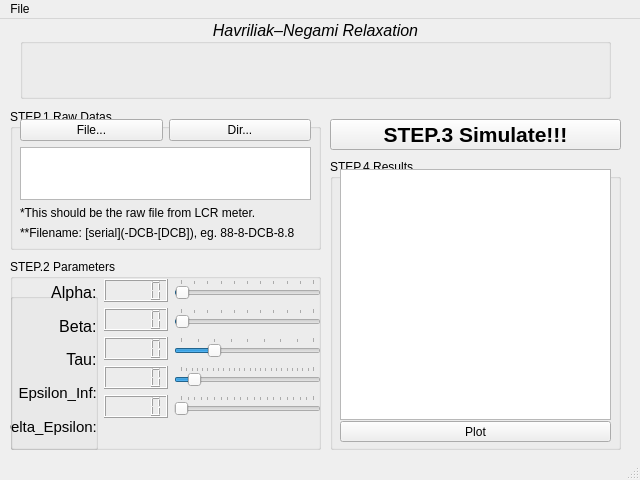
<?xml version="1.0" encoding="UTF-8"?>
<ui version="4.0">
 <class>MainWindow</class>
 <widget class="QMainWindow" name="MainWindow">
  <property name="geometry">
   <rect>
    <x>0</x>
    <y>0</y>
    <width>640</width>
    <height>480</height>
   </rect>
  </property>
  <property name="sizePolicy">
   <sizepolicy hsizetype="Fixed" vsizetype="Fixed">
    <horstretch>0</horstretch>
    <verstretch>0</verstretch>
   </sizepolicy>
  </property>
  <property name="font">
   <font>
    <weight>50</weight>
    <italic>false</italic>
    <bold>false</bold>
   </font>
  </property>
  <property name="windowTitle">
   <string>Simulator by Cheng WANG, Masumoto Lab.</string>
  </property>
  <property name="layoutDirection">
   <enum>Qt::LeftToRight</enum>
  </property>
  <property name="autoFillBackground">
   <bool>true</bool>
  </property>
  <widget class="QWidget" name="centralwidget">
   <widget class="QGroupBox" name="GroupBox_step1">
    <property name="geometry">
     <rect>
      <x>10</x>
      <y>90</y>
      <width>311</width>
      <height>141</height>
     </rect>
    </property>
    <property name="autoFillBackground">
     <bool>true</bool>
    </property>
    <property name="title">
     <string>STEP.1 Raw Datas</string>
    </property>
    <widget class="QWidget" name="verticalLayoutWidget">
     <property name="geometry">
      <rect>
       <x>10</x>
       <y>10</y>
       <width>291</width>
       <height>121</height>
      </rect>
     </property>
     <layout class="QVBoxLayout" name="Layout_step1">
      <item>
       <layout class="QHBoxLayout" name="Layout_step1_file">
        <item>
         <widget class="QPushButton" name="PushButton_file">
          <property name="cursor">
           <cursorShape>PointingHandCursor</cursorShape>
          </property>
          <property name="text">
           <string>File...</string>
          </property>
         </widget>
        </item>
        <item>
         <widget class="QPushButton" name="PushButton_dir">
          <property name="cursor">
           <cursorShape>PointingHandCursor</cursorShape>
          </property>
          <property name="text">
           <string>Dir...</string>
          </property>
         </widget>
        </item>
       </layout>
      </item>
      <item>
       <widget class="QListView" name="ListView_file"/>
      </item>
      <item>
       <widget class="QLabel" name="Label_step1_1">
        <property name="text">
         <string>*This should be the raw file from LCR meter.</string>
        </property>
       </widget>
      </item>
      <item>
       <widget class="QLabel" name="Label_step1_2">
        <property name="text">
         <string>**Filename: [serial](-DCB-[DCB]), eg. 88-8-DCB-8.8</string>
        </property>
       </widget>
      </item>
     </layout>
    </widget>
   </widget>
   <widget class="QGroupBox" name="GroupBox_step2">
    <property name="geometry">
     <rect>
      <x>10</x>
      <y>240</y>
      <width>311</width>
      <height>191</height>
     </rect>
    </property>
    <property name="autoFillBackground">
     <bool>true</bool>
    </property>
    <property name="title">
     <string>STEP.2 Parameters</string>
    </property>
    <widget class="QWidget" name="formLayoutWidget">
     <property name="geometry">
      <rect>
       <x>0</x>
       <y>20</y>
       <width>311</width>
       <height>171</height>
      </rect>
     </property>
     <layout class="QFormLayout" name="Layout_step2">
      <item row="0" column="0">
       <widget class="QGroupBox" name="groupBox_4">
        <property name="sizePolicy">
         <sizepolicy hsizetype="Expanding" vsizetype="Expanding">
          <horstretch>0</horstretch>
          <verstretch>0</verstretch>
         </sizepolicy>
        </property>
        <property name="minimumSize">
         <size>
          <width>88</width>
          <height>0</height>
         </size>
        </property>
        <property name="autoFillBackground">
         <bool>false</bool>
        </property>
        <property name="title">
         <string>                 </string>
        </property>
        <property name="flat">
         <bool>false</bool>
        </property>
        <property name="checkable">
         <bool>false</bool>
        </property>
        <widget class="QWidget" name="verticalLayoutWidget_2">
         <property name="geometry">
          <rect>
           <x>0</x>
           <y>0</y>
           <width>91</width>
           <height>161</height>
          </rect>
         </property>
         <layout class="QVBoxLayout" name="Layout_step2_left">
          <item>
           <widget class="QLabel" name="Label_alpha">
            <property name="font">
             <font>
              <pointsize>12</pointsize>
              <weight>50</weight>
              <italic>false</italic>
              <bold>false</bold>
             </font>
            </property>
            <property name="text">
             <string>Alpha: </string>
            </property>
            <property name="alignment">
             <set>Qt::AlignRight|Qt::AlignTrailing|Qt::AlignVCenter</set>
            </property>
           </widget>
          </item>
          <item>
           <widget class="QLabel" name="Label_beta">
            <property name="font">
             <font>
              <pointsize>12</pointsize>
              <weight>50</weight>
              <italic>false</italic>
              <bold>false</bold>
             </font>
            </property>
            <property name="text">
             <string>Beta: </string>
            </property>
            <property name="alignment">
             <set>Qt::AlignRight|Qt::AlignTrailing|Qt::AlignVCenter</set>
            </property>
           </widget>
          </item>
          <item>
           <widget class="QLabel" name="Label_tau">
            <property name="font">
             <font>
              <pointsize>12</pointsize>
              <weight>50</weight>
              <italic>false</italic>
              <bold>false</bold>
             </font>
            </property>
            <property name="text">
             <string>Tau: </string>
            </property>
            <property name="alignment">
             <set>Qt::AlignRight|Qt::AlignTrailing|Qt::AlignVCenter</set>
            </property>
           </widget>
          </item>
          <item>
           <widget class="QLabel" name="Label_epsiloninf">
            <property name="font">
             <font>
              <pointsize>11</pointsize>
              <weight>50</weight>
              <italic>false</italic>
              <bold>false</bold>
             </font>
            </property>
            <property name="text">
             <string>Epsilon_Inf: </string>
            </property>
            <property name="alignment">
             <set>Qt::AlignRight|Qt::AlignTrailing|Qt::AlignVCenter</set>
            </property>
           </widget>
          </item>
          <item>
           <widget class="QLabel" name="Label_deltaepsilon">
            <property name="font">
             <font>
              <pointsize>11</pointsize>
              <weight>50</weight>
              <italic>false</italic>
              <bold>false</bold>
             </font>
            </property>
            <property name="text">
             <string>Delta_Epsilon: </string>
            </property>
            <property name="alignment">
             <set>Qt::AlignRight|Qt::AlignTrailing|Qt::AlignVCenter</set>
            </property>
           </widget>
          </item>
         </layout>
        </widget>
       </widget>
      </item>
      <item row="0" column="1">
       <layout class="QFormLayout" name="Layout_step2_right">
        <property name="fieldGrowthPolicy">
         <enum>QFormLayout::AllNonFixedFieldsGrow</enum>
        </property>
        <property name="rowWrapPolicy">
         <enum>QFormLayout::DontWrapRows</enum>
        </property>
        <item row="0" column="0">
         <widget class="QLCDNumber" name="lcdNumber_alpha"/>
        </item>
        <item row="1" column="0">
         <widget class="QLCDNumber" name="lcdNumber_beta"/>
        </item>
        <item row="1" column="1">
         <widget class="QSlider" name="Slider_beta">
          <property name="cursor">
           <cursorShape>ArrowCursor</cursorShape>
          </property>
          <property name="maximum">
           <number>100</number>
          </property>
          <property name="singleStep">
           <number>1</number>
          </property>
          <property name="pageStep">
           <number>10</number>
          </property>
          <property name="value">
           <number>1</number>
          </property>
          <property name="orientation">
           <enum>Qt::Horizontal</enum>
          </property>
          <property name="invertedControls">
           <bool>false</bool>
          </property>
          <property name="tickPosition">
           <enum>QSlider::TicksAbove</enum>
          </property>
         </widget>
        </item>
        <item row="2" column="0">
         <widget class="QLCDNumber" name="lcdNumber_tau">
          <property name="smallDecimalPoint">
           <bool>false</bool>
          </property>
         </widget>
        </item>
        <item row="2" column="1">
         <widget class="QSlider" name="Slider_tau">
          <property name="cursor">
           <cursorShape>ArrowCursor</cursorShape>
          </property>
          <property name="minimum">
           <number>50</number>
          </property>
          <property name="maximum">
           <number>90</number>
          </property>
          <property name="singleStep">
           <number>1</number>
          </property>
          <property name="pageStep">
           <number>5</number>
          </property>
          <property name="value">
           <number>60</number>
          </property>
          <property name="orientation">
           <enum>Qt::Horizontal</enum>
          </property>
          <property name="tickPosition">
           <enum>QSlider::TicksAbove</enum>
          </property>
         </widget>
        </item>
        <item row="3" column="0">
         <widget class="QLCDNumber" name="lcdNumber_epsiloninf"/>
        </item>
        <item row="3" column="1">
         <widget class="QSlider" name="Slider_epsiloninf">
          <property name="cursor">
           <cursorShape>ArrowCursor</cursorShape>
          </property>
          <property name="maximum">
           <number>500</number>
          </property>
          <property name="pageStep">
           <number>20</number>
          </property>
          <property name="value">
           <number>50</number>
          </property>
          <property name="orientation">
           <enum>Qt::Horizontal</enum>
          </property>
          <property name="tickPosition">
           <enum>QSlider::TicksAbove</enum>
          </property>
         </widget>
        </item>
        <item row="4" column="0">
         <widget class="QLCDNumber" name="lcdNumber_deltaepsilon"/>
        </item>
        <item row="4" column="1">
         <widget class="QSlider" name="Slider_deltaepsilon">
          <property name="cursor">
           <cursorShape>ArrowCursor</cursorShape>
          </property>
          <property name="maximum">
           <number>2000</number>
          </property>
          <property name="singleStep">
           <number>5</number>
          </property>
          <property name="pageStep">
           <number>100</number>
          </property>
          <property name="orientation">
           <enum>Qt::Horizontal</enum>
          </property>
          <property name="tickPosition">
           <enum>QSlider::TicksAbove</enum>
          </property>
         </widget>
        </item>
        <item row="0" column="1">
         <widget class="QSlider" name="Slider_alpha">
          <property name="cursor">
           <cursorShape>ArrowCursor</cursorShape>
          </property>
          <property name="maximum">
           <number>100</number>
          </property>
          <property name="singleStep">
           <number>1</number>
          </property>
          <property name="pageStep">
           <number>10</number>
          </property>
          <property name="value">
           <number>1</number>
          </property>
          <property name="orientation">
           <enum>Qt::Horizontal</enum>
          </property>
          <property name="invertedControls">
           <bool>false</bool>
          </property>
          <property name="tickPosition">
           <enum>QSlider::TicksAbove</enum>
          </property>
         </widget>
        </item>
       </layout>
      </item>
     </layout>
    </widget>
   </widget>
   <widget class="QPushButton" name="PushButton_simulate">
    <property name="geometry">
     <rect>
      <x>330</x>
      <y>100</y>
      <width>291</width>
      <height>31</height>
     </rect>
    </property>
    <property name="font">
     <font>
      <pointsize>16</pointsize>
      <weight>75</weight>
      <italic>false</italic>
      <bold>true</bold>
     </font>
    </property>
    <property name="cursor">
     <cursorShape>PointingHandCursor</cursorShape>
    </property>
    <property name="text">
     <string>STEP.3 Simulate!!!</string>
    </property>
    <property name="autoDefault">
     <bool>false</bool>
    </property>
    <property name="default">
     <bool>false</bool>
    </property>
    <property name="flat">
     <bool>false</bool>
    </property>
   </widget>
   <widget class="QGroupBox" name="GroupBox_step4">
    <property name="geometry">
     <rect>
      <x>330</x>
      <y>140</y>
      <width>291</width>
      <height>291</height>
     </rect>
    </property>
    <property name="autoFillBackground">
     <bool>true</bool>
    </property>
    <property name="title">
     <string>STEP.4 Results</string>
    </property>
    <widget class="QPushButton" name="PushButton_plot">
     <property name="geometry">
      <rect>
       <x>10</x>
       <y>262</y>
       <width>271</width>
       <height>21</height>
      </rect>
     </property>
     <property name="cursor">
      <cursorShape>PointingHandCursor</cursorShape>
     </property>
     <property name="text">
      <string>Plot</string>
     </property>
    </widget>
    <widget class="QListWidget" name="ListWidget_results">
     <property name="geometry">
      <rect>
       <x>10</x>
       <y>10</y>
       <width>271</width>
       <height>251</height>
      </rect>
     </property>
    </widget>
   </widget>
   <widget class="QGroupBox" name="GroupBox_Title">
    <property name="geometry">
     <rect>
      <x>20</x>
      <y>0</y>
      <width>591</width>
      <height>80</height>
     </rect>
    </property>
    <property name="sizePolicy">
     <sizepolicy hsizetype="Minimum" vsizetype="Minimum">
      <horstretch>0</horstretch>
      <verstretch>0</verstretch>
     </sizepolicy>
    </property>
    <property name="font">
     <font>
      <pointsize>12</pointsize>
      <weight>50</weight>
      <italic>true</italic>
      <bold>false</bold>
     </font>
    </property>
    <property name="styleSheet">
     <string notr="true"/>
    </property>
    <property name="title">
     <string>Havriliak–Negami Relaxation</string>
    </property>
    <property name="alignment">
     <set>Qt::AlignCenter</set>
    </property>
    <widget class="QLabel" name="Label_Fomula">
     <property name="geometry">
      <rect>
       <x>0</x>
       <y>20</y>
       <width>591</width>
       <height>51</height>
      </rect>
     </property>
     <property name="styleSheet">
      <string notr="true">image: url(:/Formula/source/formula.png);</string>
     </property>
     <property name="text">
      <string/>
     </property>
    </widget>
   </widget>
  </widget>
  <widget class="QMenuBar" name="menubar">
   <property name="geometry">
    <rect>
     <x>0</x>
     <y>0</y>
     <width>640</width>
     <height>23</height>
    </rect>
   </property>
   <widget class="QMenu" name="menuFile">
    <property name="title">
     <string>File</string>
    </property>
    <addaction name="actionQuit"/>
   </widget>
   <addaction name="menuFile"/>
  </widget>
  <widget class="QStatusBar" name="statusbar"/>
  <action name="actionQuit">
   <property name="text">
    <string>Quit</string>
   </property>
  </action>
 </widget>
 <resources>
  <include location="simulator.qrc"/>
 </resources>
 <connections/>
</ui>
